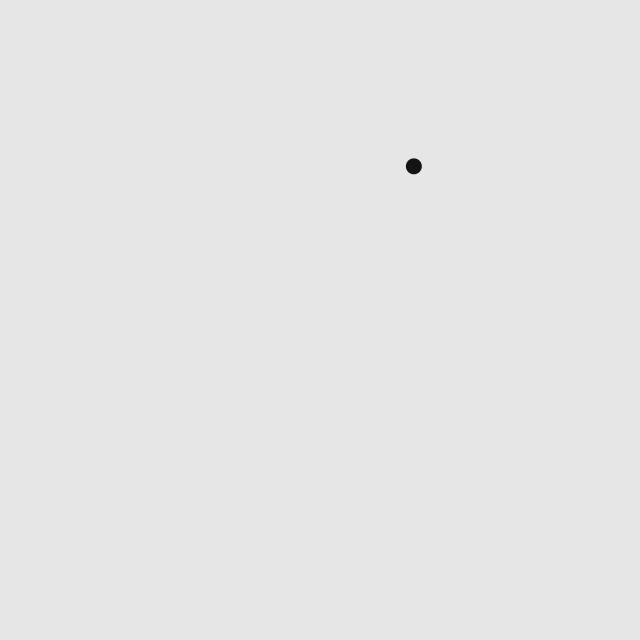
Frame 1 (no input)
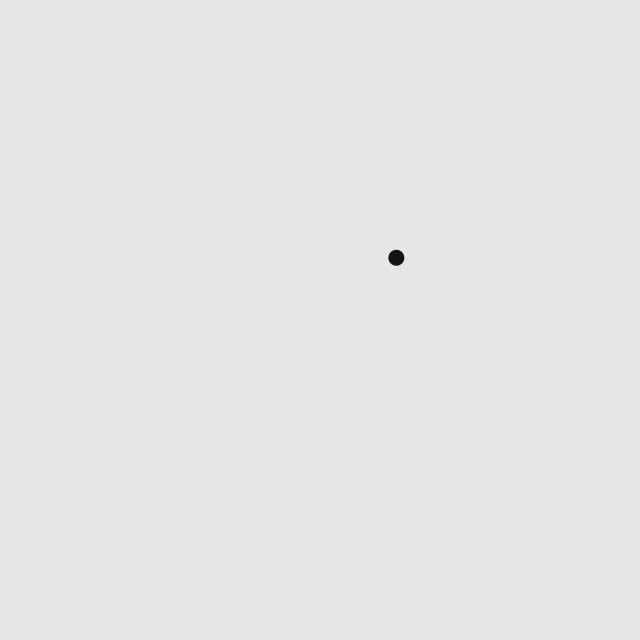
Frame 60 (the mouse pressed at the canvas centre just before this capture)
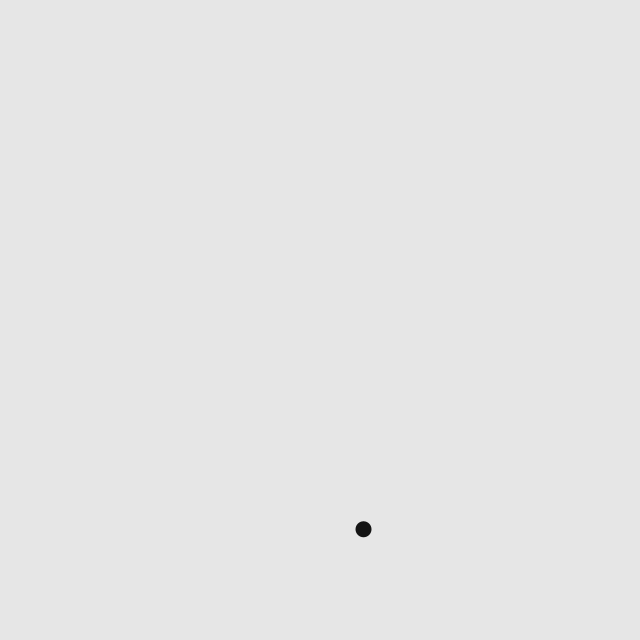
Frame 120 (the mouse held since frame 60 and released just before this capture)

The Processing sketch that drew these frames (run headless with seeded random() and noise(); from frame 60 on, the mouse is pressed at the canvas centre):

// Processing sketch: Simulating_Mass
// ── Simulating_Mass.pde
Mover judite;

void setup() {
  size(640, 640);
  pixelDensity(displayDensity());
  judite = new Mover();
}

void draw() {
  background(230);
  
  PVector gravity = new PVector(0, 0.1);
  judite.applyForce(gravity);
  PVector wind = new PVector(random(-0.1, 0.1), 0);
  judite.applyForce(wind);
  judite.update();
  judite.checkEdges();
  judite.render();
}

// ── Mover.pde
class Mover {

  PVector loc;
  PVector vel;
  PVector acc;
  float mass;

  float itemSize;

  Mover() {
    mass = 2;
    itemSize = 8 * mass;
    float randomX = random(0, width);
    float randomY = random(0, width);
    //float randomY = height - 20;
    loc = new PVector(randomX, randomY);
    vel = new PVector(0, 0);
    acc = new PVector(0, 0);
  }

  void update() {
    vel.add(acc);
    loc.add(vel);
    //vel.limit(5);
    acc.mult(0);
  }

  void render() {
    noStroke();
    fill(20);
    ellipse(loc.x, loc.y, itemSize, itemSize);
  }

  void applyForce(PVector _force) {
    PVector _f = PVector.div(_force, mass);
    acc.add(_f);
  }

  void checkEdges() {
    float bottomEdge = height - itemSize/2;
    float topEdge = 0 + itemSize/2;
    float rightEdge = width - itemSize/2;
    float leftEdge = 0 + itemSize/2;
    if(loc.y > bottomEdge) {
      loc.y = bottomEdge;
      vel.y *= -1;
    } else if (loc.x > rightEdge) {
      loc.x = rightEdge;
      vel.x *= -1;
    } else if (loc.x < leftEdge) {
      loc.x = leftEdge;
      vel.x *= -1;
    }
  }
}
